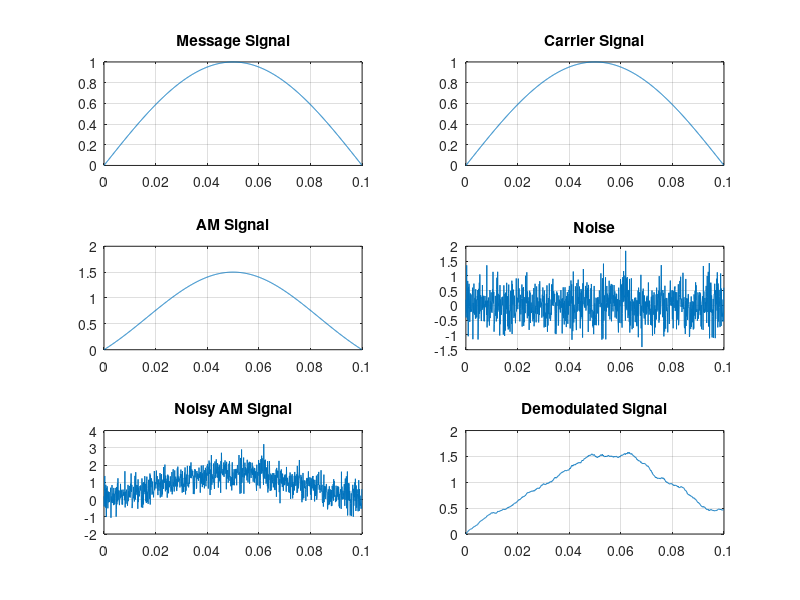
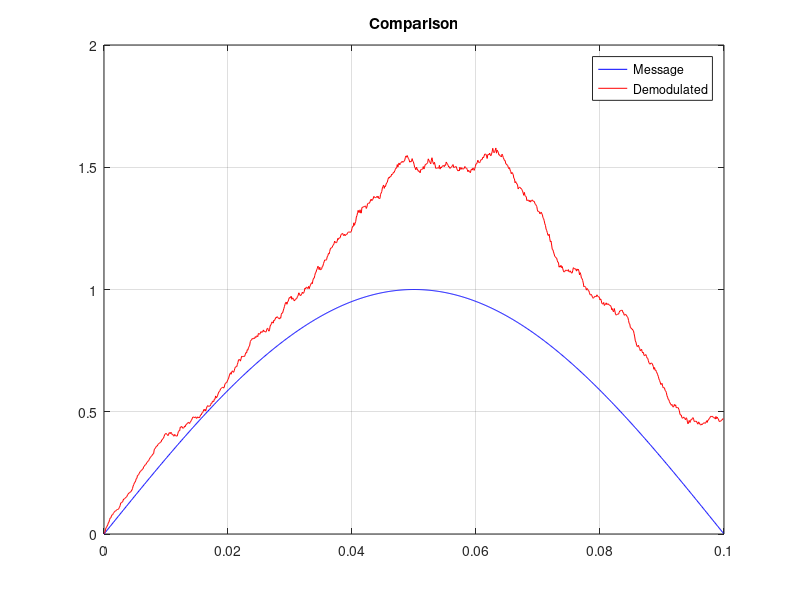

These figures' MATLAB source, in order:
clc; clear all; close all;

% Input parameters
fm = input('fm: ');
fc = input('fc: ');

Fs = 10000;
t = (0:1000-1)/Fs;

% Message signal
m = sin(2*pi*fm*t);

% Carrier signal
c = sin(2*pi*fc*t);

% AM modulation
am = (1 + 0.5*m) .* c;

% Noise
noise = 0.5 * randn(size(t));
am_noise = am + noise;

% Envelope detection
envelope = abs(am_noise);

% Low pass filter
N = 100;
b = (1/N) * ones(1, N);
a = 1;
demod = filter(b, a, envelope);

% Plots
figure;

subplot(3,2,1);
plot(t, m); grid on;
title('Message Signal');

subplot(3,2,2);
plot(t, c); grid on;
title('Carrier Signal');

subplot(3,2,3);
plot(t, am); grid on;
title('AM Signal');

subplot(3,2,4);
plot(t, noise); grid on;
title('Noise');

subplot(3,2,5);
plot(t, am_noise); grid on;
title('Noisy AM Signal');

subplot(3,2,6);
plot(t, demod); grid on;
title('Demodulated Signal');

figure;
plot(t, m, 'b', t, demod, 'r');
grid on;
legend('Message', 'Demodulated');
title('Comparison');
